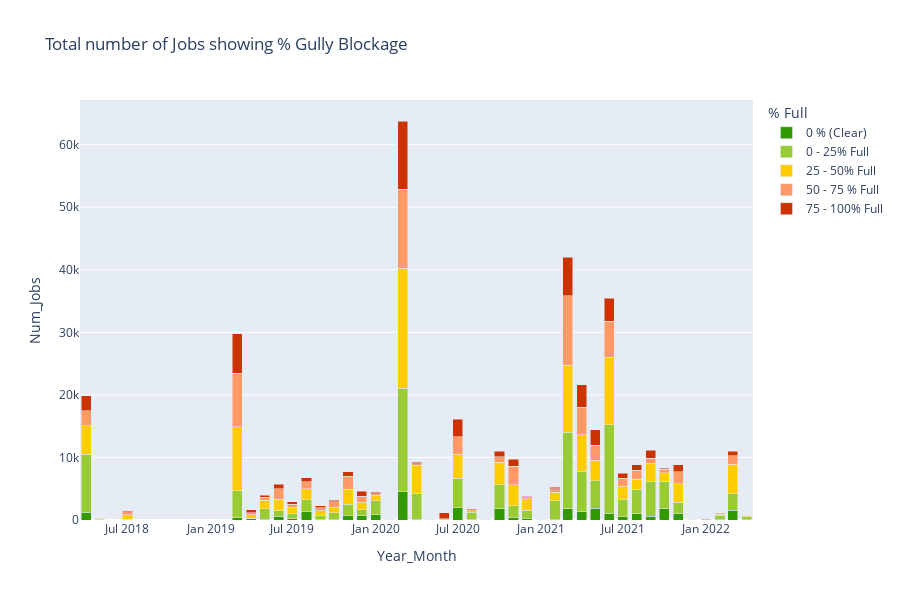

Write notebook code for a chart like this one.
### Code cell
import plotly.express as px

# 3.3 Grouping by Year_Month & % Full 
df_jobs_status_all = df_jobs2[(df_jobs2['% Full'] != 'Non Applicable') & (df_jobs2['% Full'] != 'Change Me')] \
                            .groupby(['Year_Month', '% Full']) \
                            .size() \
                            .reset_index(name='Num_Jobs')

df_jobs_status_all.head()

# Define figure
fig = px.bar( df_jobs_status_all, x='Year_Month', y='Num_Jobs',
             color='% Full',
             color_discrete_sequence=['#339900', "#99cc33", "#ffcc00", "#ff9966", "#cc3300"],   # 'black',
             title="Total number of Jobs showing % Gully Blockage",
            #  text_auto='.2s',
             barmode='stack',
             height=600
            )

fig.show()

### Figure 1 — Plotly figure (JSON) as saved in the notebook; plotly's stock layout.template omitted (floating-point values rounded to 4 significant figures)
{"data": [{"alignmentgroup": "True", "hovertemplate": "% Full=0 % (Clear)<br>Year_Month=%{x}<br>Num_Jobs=%{y}<extra></extra>", "legendgroup": "0 % (Clear)", "marker": {"color": "#339900", "pattern": {"shape": ""}}, "name": "0 % (Clear)", "offsetgroup": "0 % (Clear)", "orientation": "v", "showlegend": true, "textposition": "auto", "x": ["2018-04", "2018-07", "2019-03", "2019-04", "2019-05", "2019-06", "2019-07", "2019-08", "2019-09", "2019-10", "2019-11", "2019-12", "2020-01", "2020-02", "2020-03", "2020-04", "2020-06", "2020-07", "2020-08", "2020-09", "2020-10", "2020-11", "2020-12", "2021-01", "2021-02", "2021-03", "2021-04", "2021-05", "2021-06", "2021-07", "2021-08", "2021-09", "2021-10", "2021-11", "2021-12", "2022-01", "2022-02", "2022-03", "2022-04"], "xaxis": "x", "y": [1237, 3, 351, 171, 147, 630, 193, 1291, 88, 152, 668, 715, 814, 1, 4609, 142, 111, 1948, 5, 11, 1775, 373, 177, 6, 3, 1784, 1334, 1851, 1105, 531, 961, 592, 1857, 1055, 16, 12, 157, 1522, 2], "yaxis": "y", "type": "bar"}, {"alignmentgroup": "True", "hovertemplate": "% Full=0 - 25% Full<br>Year_Month=%{x}<br>Num_Jobs=%{y}<extra></extra>", "legendgroup": "0 - 25% Full", "marker": {"color": "#99cc33", "pattern": {"shape": ""}}, "name": "0 - 25% Full", "offsetgroup": "0 - 25% Full", "orientation": "v", "showlegend": true, "textposition": "auto", "x": ["2018-04", "2018-05", "2018-07", "2019-03", "2019-04", "2019-05", "2019-06", "2019-07", "2019-08", "2019-09", "2019-10", "2019-11", "2019-12", "2020-01", "2020-02", "2020-03", "2020-04", "2020-05", "2020-06", "2020-07", "2020-08", "2020-09", "2020-10", "2020-11", "2020-12", "2021-01", "2021-02", "2021-03", "2021-04", "2021-05", "2021-06", "2021-07", "2021-08", "2021-09", "2021-10", "2021-11", "2021-12", "2022-01", "2022-02", "2022-03", "2022-04"], "xaxis": "x", "y": [9298, 99, 78, 4349, 79, 1641, 859, 913, 1911, 704, 971, 1842, 941, 2283, 14, 16451, 4140, 15, 100, 4751, 1256, 135, 3871, 1884, 1364, 9, 3115, 12219, 6470, 4408, 14152, 2825, 3992, 5596, 4362, 1782, 14, 21, 634, 2664, 541], "yaxis": "y", "type": "bar"}, {"alignmentgroup": "True", "hovertemplate": "% Full=25 - 50% Full<br>Year_Month=%{x}<br>Num_Jobs=%{y}<extra></extra>", "legendgroup": "25 - 50% Full", "marker": {"color": "#ffcc00", "pattern": {"shape": ""}}, "name": "25 - 50% Full", "offsetgroup": "25 - 50% Full", "orientation": "v", "showlegend": true, "textposition": "auto", "x": ["2018-04", "2018-05", "2018-07", "2019-03", "2019-04", "2019-05", "2019-06", "2019-07", "2019-08", "2019-09", "2019-10", "2019-11", "2019-12", "2020-01", "2020-02", "2020-03", "2020-04", "2020-05", "2020-06", "2020-07", "2020-08", "2020-09", "2020-10", "2020-11", "2020-12", "2021-01", "2021-02", "2021-03", "2021-04", "2021-05", "2021-06", "2021-07", "2021-08", "2021-09", "2021-10", "2021-11", "2021-12", "2022-01", "2022-02", "2022-03", "2022-04"], "xaxis": "x", "y": [4521, 152, 739, 10247, 565, 1340, 1799, 956, 1794, 713, 884, 2368, 1214, 867, 2, 19155, 4498, 3, 4, 3807, 194, 5, 3570, 3357, 1834, 7, 1337, 10742, 5798, 3288, 10794, 2034, 1573, 2895, 1327, 2945, 3, 23, 152, 4764, 185], "yaxis": "y", "type": "bar"}, {"alignmentgroup": "True", "hovertemplate": "% Full=50 - 75 % Full<br>Year_Month=%{x}<br>Num_Jobs=%{y}<extra></extra>", "legendgroup": "50 - 75 % Full", "marker": {"color": "#ff9966", "pattern": {"shape": ""}}, "name": "50 - 75 % Full", "offsetgroup": "50 - 75 % Full", "orientation": "v", "showlegend": true, "textposition": "auto", "x": ["2018-04", "2018-05", "2018-07", "2019-03", "2019-04", "2019-05", "2019-06", "2019-07", "2019-08", "2019-09", "2019-10", "2019-11", "2019-12", "2020-01", "2020-02", "2020-03", "2020-04", "2020-05", "2020-06", "2020-07", "2020-08", "2020-09", "2020-10", "2020-11", "2020-12", "2021-01", "2021-02", "2021-03", "2021-04", "2021-05", "2021-06", "2021-07", "2021-08", "2021-09", "2021-10", "2021-11", "2021-12", "2022-01", "2022-02", "2022-03", "2022-04"], "xaxis": "x", "y": [2426, 81, 513, 8503, 370, 527, 1689, 464, 1083, 463, 911, 2144, 941, 243, 4, 12645, 212, 2, 7, 2776, 204, 13, 857, 2946, 336, 5, 574, 11127, 4409, 2433, 5708, 1288, 1455, 807, 589, 1963, 6, 24, 55, 1284, 49], "yaxis": "y", "type": "bar"}, {"alignmentgroup": "True", "hovertemplate": "% Full=75 - 100% Full<br>Year_Month=%{x}<br>Num_Jobs=%{y}<extra></extra>", "legendgroup": "75 - 100% Full", "marker": {"color": "#cc3300", "pattern": {"shape": ""}}, "name": "75 - 100% Full", "offsetgroup": "75 - 100% Full", "orientation": "v", "showlegend": true, "textposition": "auto", "x": ["2018-04", "2018-05", "2018-07", "2019-03", "2019-04", "2019-05", "2019-06", "2019-07", "2019-08", "2019-09", "2019-10", "2019-11", "2019-12", "2020-01", "2020-02", "2020-03", "2020-04", "2020-05", "2020-06", "2020-07", "2020-08", "2020-09", "2020-10", "2020-11", "2020-12", "2021-01", "2021-02", "2021-03", "2021-04", "2021-05", "2021-06", "2021-07", "2021-08", "2021-09", "2021-10", "2021-11", "2021-12", "2022-01", "2022-02", "2022-03", "2022-04"], "xaxis": "x", "y": [2397, 7, 150, 6333, 463, 275, 708, 393, 672, 293, 238, 690, 800, 229, 22, 10930, 207, 8, 898, 2810, 124, 11, 940, 1174, 118, 12, 181, 6102, 3646, 2431, 3715, 783, 879, 1236, 107, 1068, 28, 18, 101, 776, 71], "yaxis": "y", "type": "bar"}], "layout": {"xaxis": {"anchor": "y", "domain": [0, 1], "title": {"text": "Year_Month"}}, "yaxis": {"anchor": "x", "domain": [0, 1], "title": {"text": "Num_Jobs"}}, "legend": {"title": {"text": "% Full"}, "tracegroupgap": 0}, "title": {"text": "Total number of Jobs showing % Gully Blockage"}, "barmode": "stack", "height": 600}}
